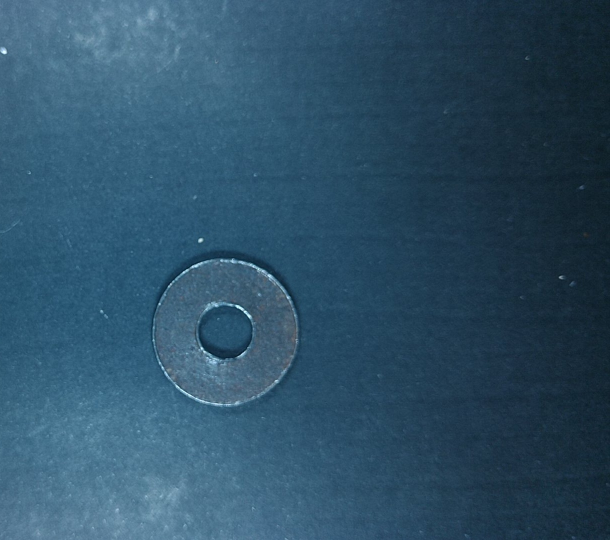
#> input picture Data Base/ZArandelas/photo0.jpg, 1220 x 1080 px, found by its file name (shown at 1/2 size)
$ python Extraccion.py   (older library calls are emulated)
#> lines starting #> are read from the running program, lines starting #| are printed output that depends on the picture
#> further down, img is the input picture: shape (1080, 1220, 3); mean R, G, B 46, 80.2, 102.7
#####################################################################################################################################
##Representacion de Histograma de color para una imagen filtrada
#####################################################################################################################################
import numpy as np
from matplotlib import pyplot as plt
plt.rcParams['image.cmap'] = 'gray'
from skimage import io, color, img_as_float, img_as_ubyte, filters
import cv2

def escala_grises(image):
    gris = cv2.cvtColor(image, cv2.COLOR_BGR2GRAY)
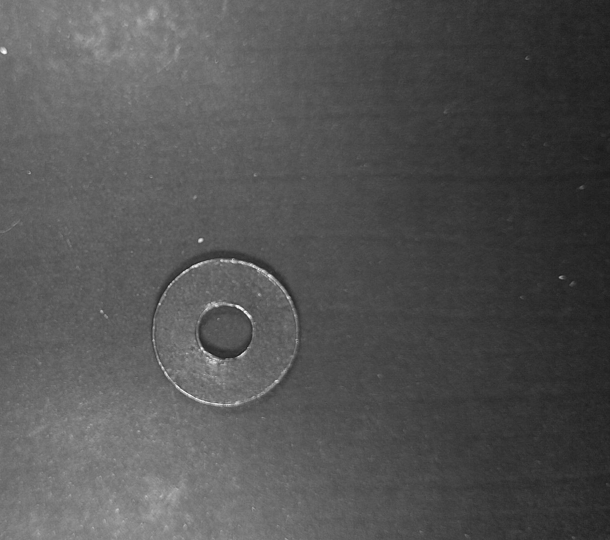
#> gris: shape (1080, 1220) (shown at 1/2 size); min 21, max 252, mean 83.1
    return gris

def normalizacion(image):
    image = cv2.resize(image, (500, 400))
    return image

def gaussian(image):
    image = cv2.GaussianBlur(image, (3, 3), 0)
    return image

def sobel(image):
    image = filters.sobel(image)
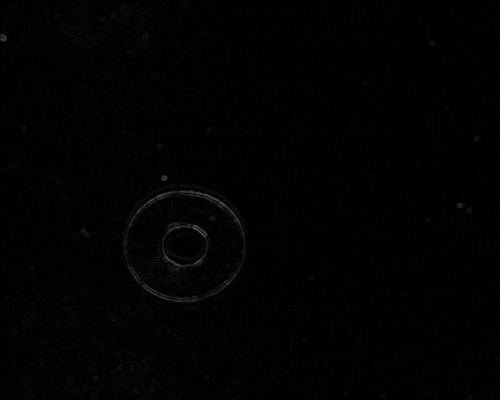
#> image: shape (400, 500) float64; min 0, max 0.335, mean 0.00965
    return image

img = io.imread('./Data Base/YTrain/ZArandelas/photo0.jpg')
tornillo = escala_grises(img)
tornillo = normalizacion(tornillo)

bg = gaussian(tornillo)
bc = sobel(bg)

fig, (ax2, ax1, ax0) = plt.subplots(1, 3, figsize=(16, 5))
ax0.imshow(bc)
ax0.hlines(bc.shape[0]//2, 0, bc.shape[1], color='C3')
ax0.set_title('Filtro Gauss + Sobel')
ax1.plot(bc[bc.shape[0]//2, :], color='C3')
ax1.set_title('Linea divisoria central')

ax2.hist(bc.ravel(), bins=32, range=[0, 256], color='C3')
ax2.set_xlim(0, 256);
ax2.set_title('Histograma de color para imagen filtrada')
plt.show()
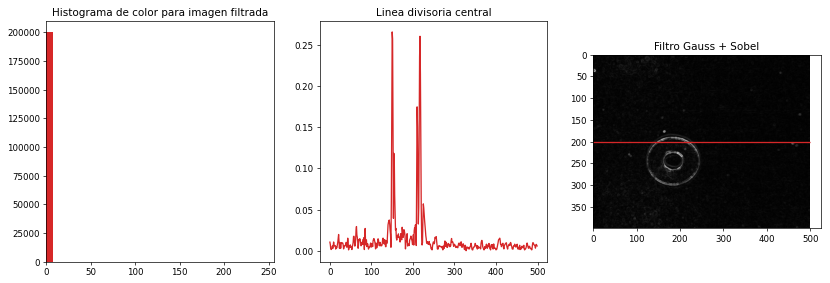
#> figure drawn by matplotlib, 3 panels; panel 1: tallest bar 200000 high, from x = 0 to 8; panel 2: curve peaks at x = 150, y = 0.266

#####################################################################################################################################
##Comparacion de caracteristicas Hu, HOG y Haralick para las distintas piezas de ferreteria
#####################################################################################################################################
#Determinacion de la base de datos
tornillo = io.ImageCollection('./Hog, Haralick y Hu/No Cortadas/Tornillos/*.png:./Hog, Haralick y Hu/No Cortadas/Tornillos/*.jpg')
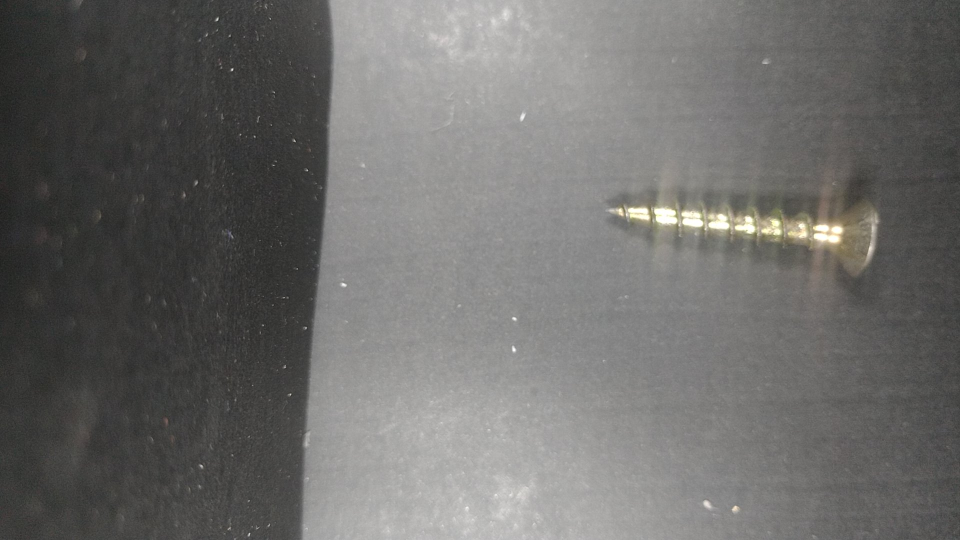
#> input picture Data Base/Tornillos/photo10.jpg, 1920 x 1080 px (shown at 1/2 size)
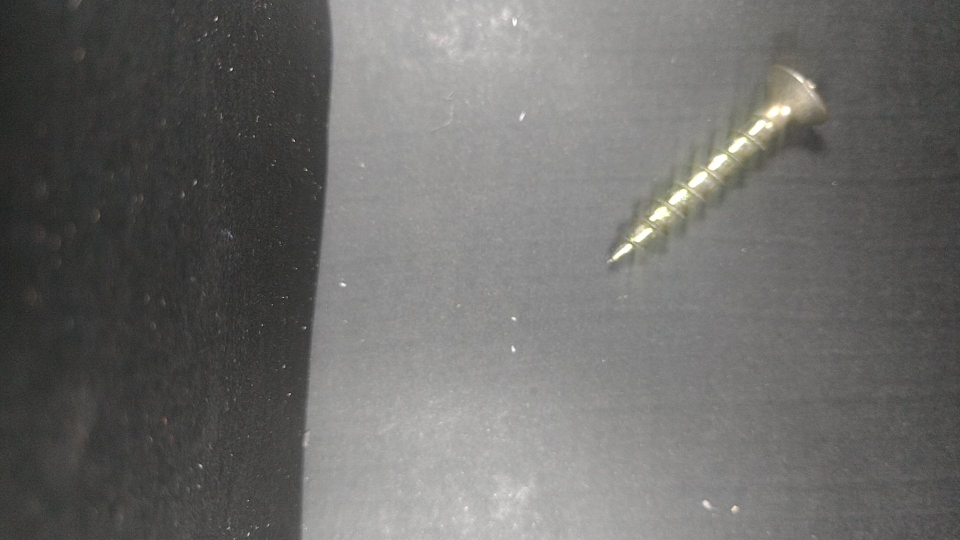
#> input picture Data Base/Tornillos/photo12.jpg, 1920 x 1080 px (shown at 1/2 size)
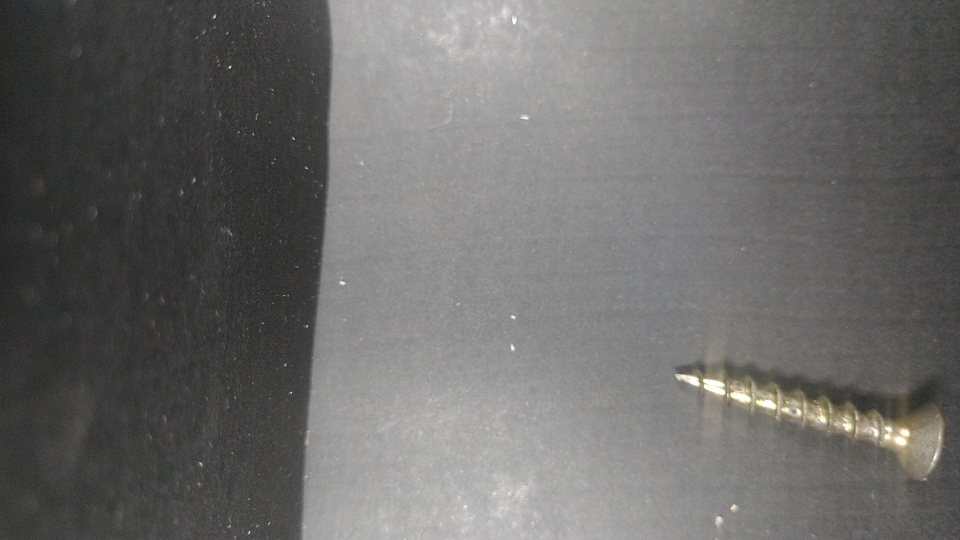
#> input picture Data Base/Tornillos/photo16.jpg, 1920 x 1080 px (shown at 1/2 size)
#> tornillo = 3 items
tuerca = io.ImageCollection('./Hog, Haralick y Hu/No Cortadas/Tuercas/*.png:./Hog, Haralick y Hu/No Cortadas/Tuercas/*.jpg')
arandela = io.ImageCollection('./Hog, Haralick y Hu/No Cortadas/Arandelas/*.png:./Hog, Haralick y Hu/No Cortadas/Arandelas/*.jpg')
clavo = io.ImageCollection('./Hog, Haralick y Hu/No Cortadas/Clavos/*.png:./Hog, Haralick y Hu/No Cortadas/Clavos/*.jpg')

tornillo_gray = []
tornillo_n = []
tornillo_edge = []

tuerca_gray = []
tuerca_n = []
tuerca_edge = []

arandela_gray = []
arandela_n = []
arandela_edge = []

clavo_gray = []
clavo_n = []
clavo_edge = []

i = 0
for i in range(0, len(tornillo)):
    aux = normalizacion(tornillo[i])
    #aux = gaussian(aux)
    tornillo_n.append(aux)
    tornillo_gray.append(escala_grises(tornillo_n[i]))
    tornillo_edge.append(sobel(tornillo_gray[i]))
#> this loop made 3 passes
#> pass 2, in normalizacion (call 3), `image = cv2.resize(image, (500, 400))`:
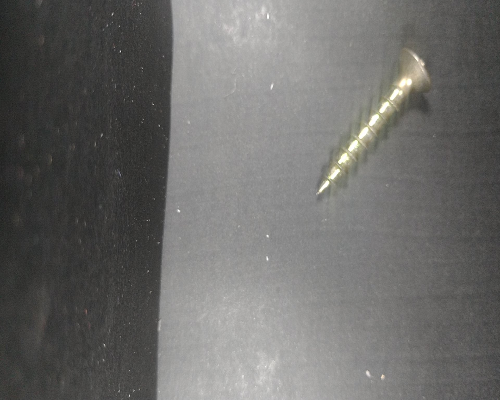
#> image: shape (400, 500, 3); mean of channels 0, 1, 2 108.3, 107.7, 105.8; drawn as R, G, B
#> after the loop, tornillo_edge = 3 items; tornillo_gray = 3 items; tornillo_n = 3 items

i = 0
for i in range(0, len(tuerca)):
    aux = normalizacion(tuerca[i])
    #aux = gaussian(aux)
    tuerca_n.append(aux)
    tuerca_gray.append(escala_grises(tuerca_n[i]))
    tuerca_edge.append(sobel(tuerca_gray[i]))
#> after the loop, tuerca_edge = []; tuerca_gray = []; tuerca_n = []

i = 0
for i in range(0, len(arandela)):
    aux = normalizacion(arandela[i])
    #aux = gaussian(aux)
    arandela_n.append(aux)
    arandela_gray.append(escala_grises(arandela_n[i]))
    arandela_edge.append(sobel(arandela_gray[i]))
#> after the loop, arandela_edge = []; arandela_gray = []; arandela_n = []

i = 0
for i in range(0, len(clavo)):
    aux = normalizacion(clavo[i])
    #aux = gaussian(aux)
    clavo_n.append(aux)
    clavo_gray.append(escala_grises(clavo_n[i]))
    clavo_edge.append(sobel(clavo_gray[i]))
#> after the loop, clavo_edge = []; clavo_gray = []; clavo_n = []

# [35 lines of commented-out code are left out]
import mahotas

def haralick(image):
    caracteristica = mahotas.features.haralick(image).mean(axis=0)
    return caracteristica

##Entre 5 arandelas distintos
print("Entre 5 arandelas distintos")
for j in range(5):
#> (the run stopped early here; a loop or call above may not have finished)
